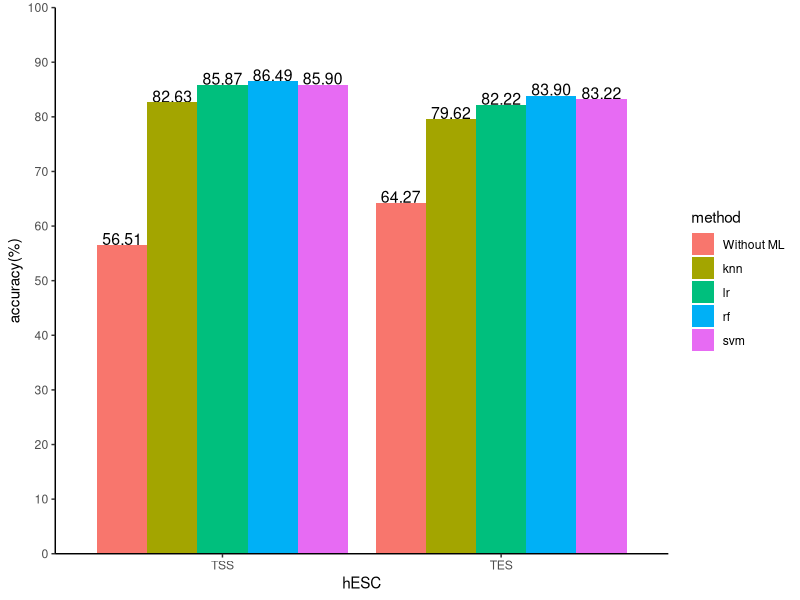
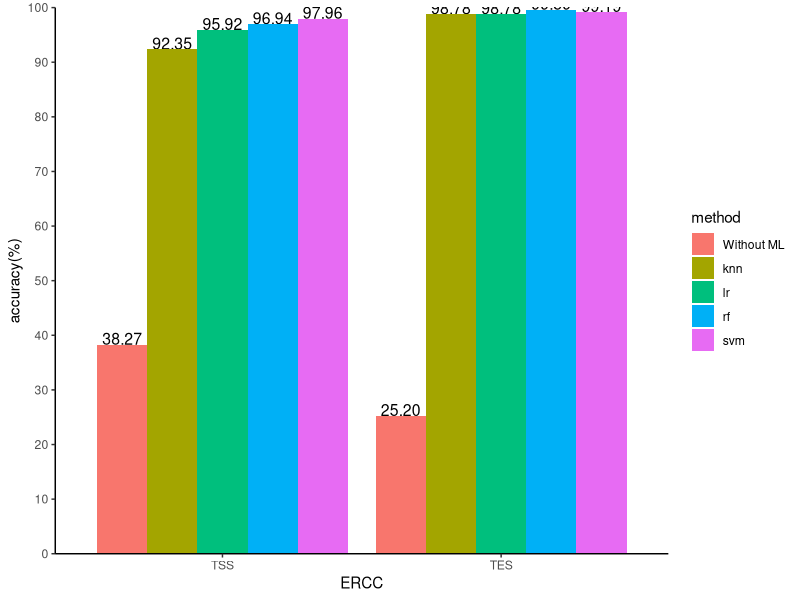
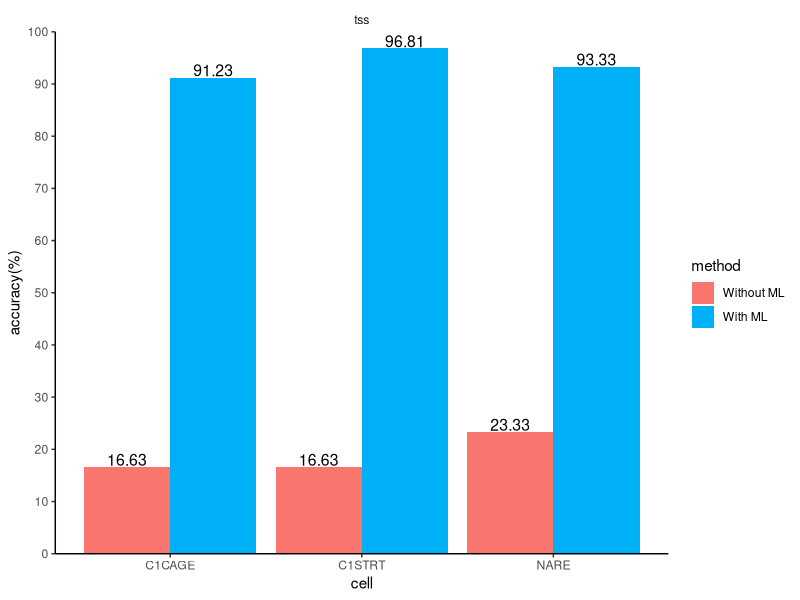
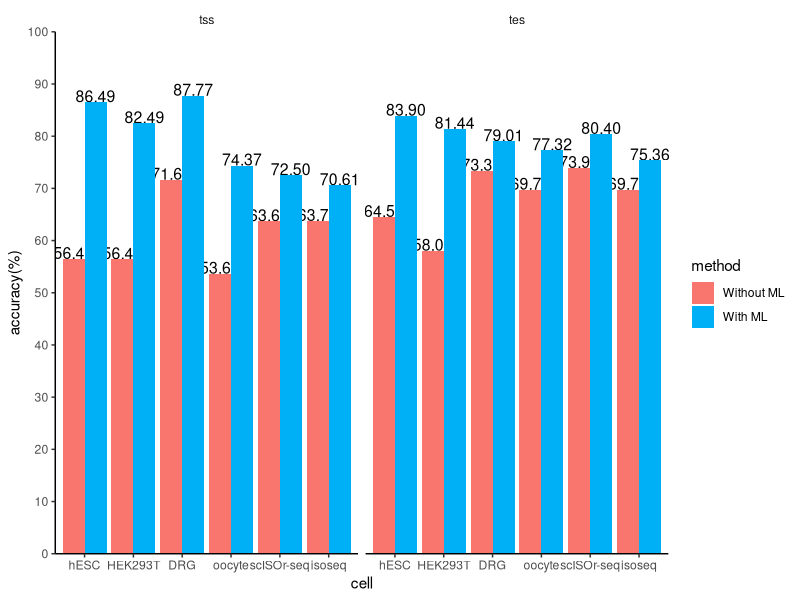
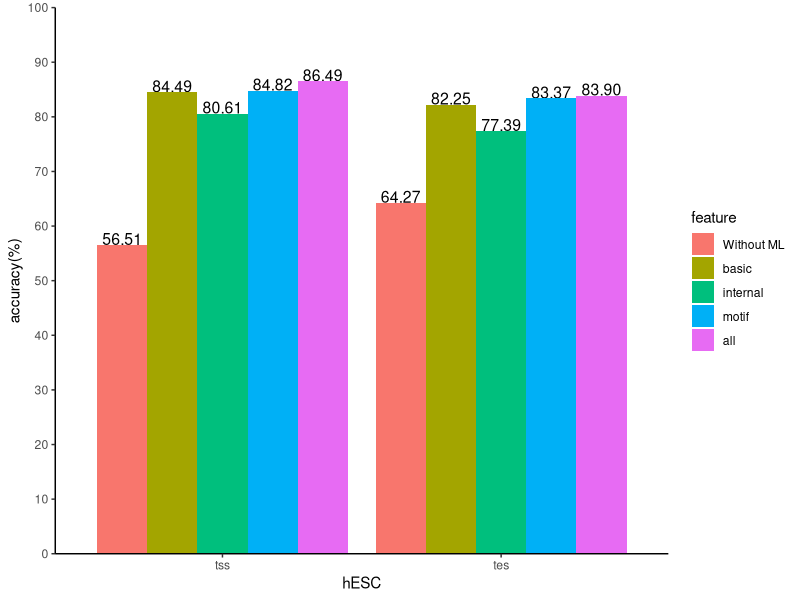
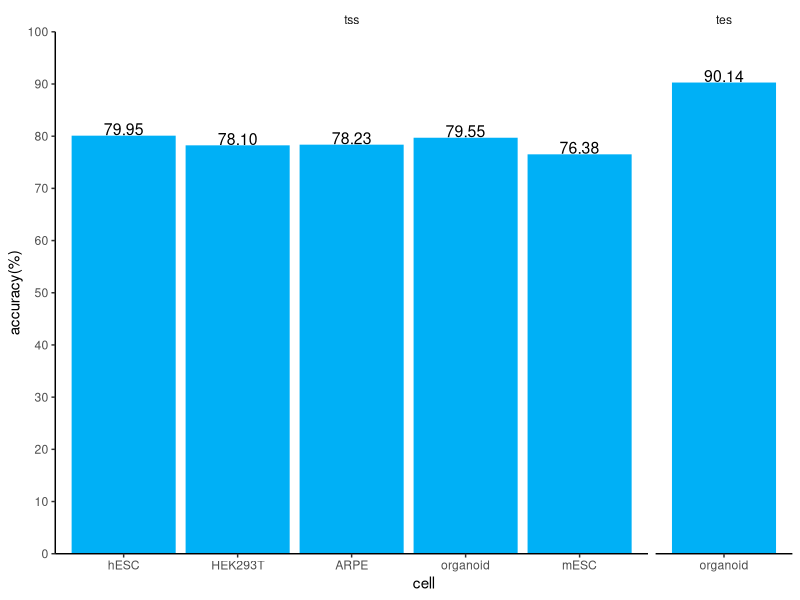
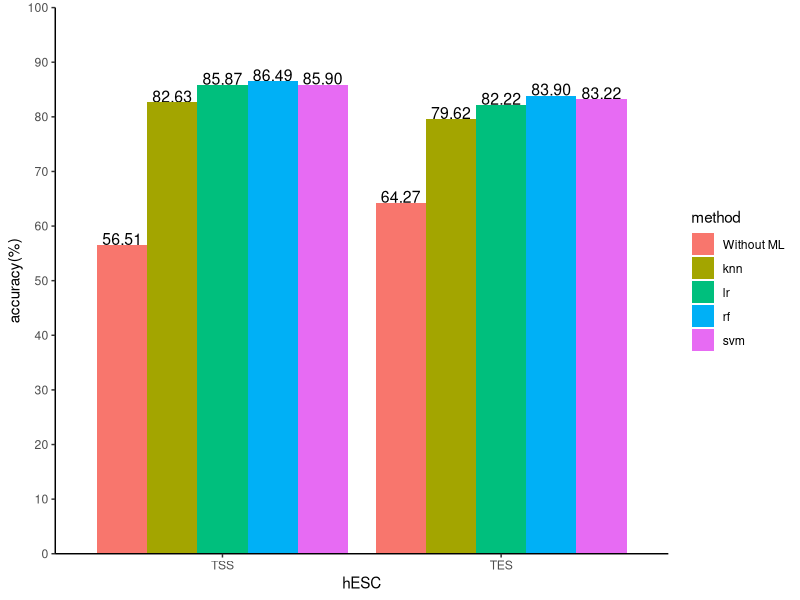
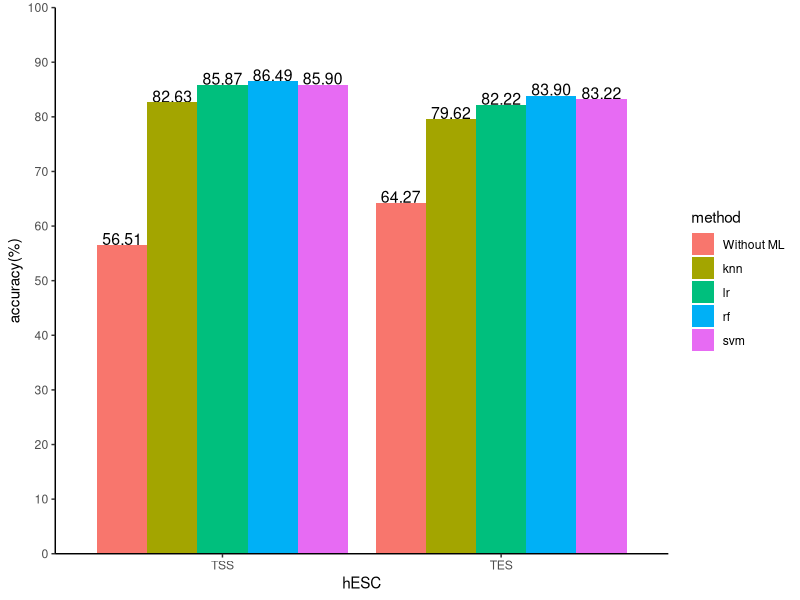

These figures' R source, in order:
library(ggplot2)
library(stringr)
if (!dir.exists("figure")) dir.create("figure")

# figure1d
data <- read.csv("hESC_train.csv")
data$type <- factor(toupper(data$type), levels = c("TSS", "TES"))
tmp <- data[data$feature %in% c("all", "Without ML"),]
tmp$method <- factor(tmp$method, levels = c("Without ML", "knn", "lr", "rf", "svm"))
p <- ggplot(tmp, aes(x=type, y = test_accuracy * 100, fill=method)) + 
  geom_text(tmp, mapping = aes(label=format(signif(test_accuracy * 100, 4), nsmall=1)), position=position_dodge(0.9),
            size=4, hjust=0.5, vjust=0) + 
  geom_bar(stat = "identity", position = 'dodge') + 
  ylab(label = "accuracy(%)") +
  coord_cartesian(ylim = c(0,100)) +
  scale_y_continuous(expand=c(0,0), breaks=seq(0,100,10)) +
  theme(legend.position = "top") +
  theme_classic() + xlab(("hESC"))
p
ggsave(p, filename = "./figure/hESC_method.png", height = 4, width = 5)
ggsave(p, filename = "./figure/hESC_method.pdf", height = 4, width = 5)




# supplement fig1b
data <- read.csv("ERCC_train.csv")
data$type <- factor(toupper(data$type), levels = c("TSS", "TES"))
tmp <- data[data$feature %in% c("all", "Without ML"),]
tmp$method <- factor(tmp$method, levels = c("Without ML", "knn", "lr", "rf", "svm"))
p <- ggplot(tmp, aes(x=type, y = test_accuracy * 100, fill=method)) + 
  geom_text(tmp, mapping = aes(label=format(signif(test_accuracy * 100, 4), nsmall=1)), position=position_dodge(0.9),
            size=4, hjust=0.5, vjust=0) + 
  geom_bar(stat = "identity", position = 'dodge') + 
  ylab(label = "accuracy(%)") +
  coord_cartesian(ylim = c(0,100)) +
  scale_y_continuous(expand=c(0,0), breaks=seq(0,100,10)) +
  theme(legend.position = "top") +
  theme_classic() + xlab(("ERCC"))
p
ggsave(p, filename = "./figure/ERCC_method.png", height = 4, width = 5)
ggsave(p, filename = "./figure/ERCC_method.pdf", height = 4, width = 5)




# supplement fig1d
data <- read.csv("./otherERCC.csv")
tmp <- data[!(data$type %in% c("ERCC_tes", "ERCC_tss")),]
tmp$method <- factor(tmp$method, levels = rev(c("With ML", "Without ML")))
tmp <- tidyr::separate(tmp, col = type, into=c("cell", "tss"), sep="_")
p <- ggplot(tmp, aes(x=cell,y = test_accuracy * 100, fill = method)) + 
  geom_text(tmp, mapping = aes(label=format(signif(test_accuracy * 100, 4), nsmall=1)), position=position_dodge(0.9),
            size=4, hjust=0.5, vjust=-0.1) + 
  geom_bar(stat = "identity", position = 'dodge') + 
  ylab(label = "accuracy(%)") +
  coord_cartesian(ylim = c(0,100)) +
  scale_y_continuous(expand=c(0,0), breaks=seq(0,100,10)) +
  theme(legend.position = "top") +
  theme_classic() + facet_grid(.~tss, scales = "free", space = "free") +
  theme(strip.background = element_rect(color = "white", fill = "white"), 
        panel.grid = element_blank()) + 
  scale_fill_manual(values = c("#F8766D", "#00B0F6"))
p
ggsave(p, filename = "./figure/ERCC_other_study.png", height = 5, width = 3.5)
ggsave(p, filename = "./figure/ERCC_other_study.pdf", height = 5, width = 3.5)



# supplement fig1e
tmp <- read.csv("hESC_sccat_as_model.csv")
tmp$method <- factor(tmp$method, levels = rev(c("With ML", "Without ML")))
tmp$cell <- factor(tmp$cell, levels = c("hESC", "HEK293T", "DRG", "oocyte", "scISOr-seq", "isoseq"))
tmp$tss <- factor(tmp$tss, levels = c("tss","tes"))
p <- ggplot(tmp, aes(x=cell,y = test_accuracy * 100, fill=method)) + 
  geom_text(tmp, mapping = aes(label=format(signif(test_accuracy * 100, 4), nsmall=1)), position=position_dodge(0.9),
            size=4, hjust=0.5, vjust=0) + 
  geom_bar(stat = "identity", position = 'dodge') + 
  ylab(label = "accuracy(%)") +
  coord_cartesian(ylim = c(0,100)) +
  scale_y_continuous(expand=c(0,0), breaks=seq(0,100,10)) +
  theme(legend.position = "top") +
  theme_classic() + facet_grid(.~tss) +
  theme(strip.background = element_rect(color = "white", fill = "white"), 
        panel.grid = element_blank()) + 
  scale_fill_manual(values = c("#F8766D", "#00B0F6"))
p
ggsave(p, filename = "./figure/hESC_as_model_sccat.png", height = 5, width = 8.5)
ggsave(p, filename = "./figure/hESC_as_model_sccat.pdf", height = 5, width = 8.5)



# supplement fig1h
data <- read.csv("hESC_train.csv")
tmp <- data[data$method %in% c("rf", "Without ML"),]
tmp$method <- str_replace(tmp$method, "svc", "svm")
tmp$feature <- factor(tmp$feature, levels = c("Without ML", "basic", "internal", "motif", "all"))
tmp[,14] <- factor(tmp[,14],levels = c("tss","tes"))
p <- ggplot(tmp, aes(x=type, y = test_accuracy * 100, fill=feature)) + 
  geom_text(tmp, mapping = aes(label=format(signif(test_accuracy * 100, 4), nsmall=1)), position=position_dodge(0.9),
            size=4, hjust=0.5, vjust=0) + 
  geom_bar(stat = "identity", position = 'dodge') + 
  ylab(label = "accuracy(%)") +
  coord_cartesian(ylim = c(0,100)) +
  scale_y_continuous(expand=c(0,0), breaks=seq(0,100,10)) +
  theme(legend.position = "top") +
  theme_classic() + xlab(("hESC"))
p
ggsave(p, filename = "./figure/hESC_feature_importance.png", height = 4, width = 5)
ggsave(p, filename = "./figure/hESC_feature_importance.pdf", height = 4, width = 5)





# supplement fig7a
tmp <- read.csv("hESC_10X_model_with_3.csv")
tmp$method <- factor(tmp$method, levels = rev(c("With ML", "Without ML")))
tmp$cell <- factor(tmp$cell, levels = c("hESC", "HEK293T", "ARPE", "organoid", "mESC"))
tmp$tss <- factor(tmp$tss, levels = c("tss","tes"))
p <- ggplot(tmp, aes(x=cell,y = test_accuracy * 100)) + 
  geom_text(tmp, mapping = aes(label=format(signif(test_accuracy * 100, 4), nsmall=1)), position=position_dodge(0.9),
            size=4, hjust=0.5, vjust=-0.1) + 
  geom_bar(stat = "identity", position = 'dodge', color = "#00B0F6", fill = "#00B0F6") + 
  ylab(label = "accuracy(%)") +
  coord_cartesian(ylim = c(0,100)) +
  scale_y_continuous(expand=c(0,0), breaks=seq(0,100,10)) +
  theme(legend.position = "top") +
  theme_classic() + facet_grid(.~tss, scales = "free", space = "free") +
  theme(strip.background = element_rect(color = "white", fill = "white"), 
        panel.grid = element_blank())
p
ggsave(p, filename = "./figure/hESC_as_model_10x.png", height = 5, width = 3.5)
ggsave(p, filename = "./figure/hESC_as_model_10x.pdf", height = 5, width = 3.5)

